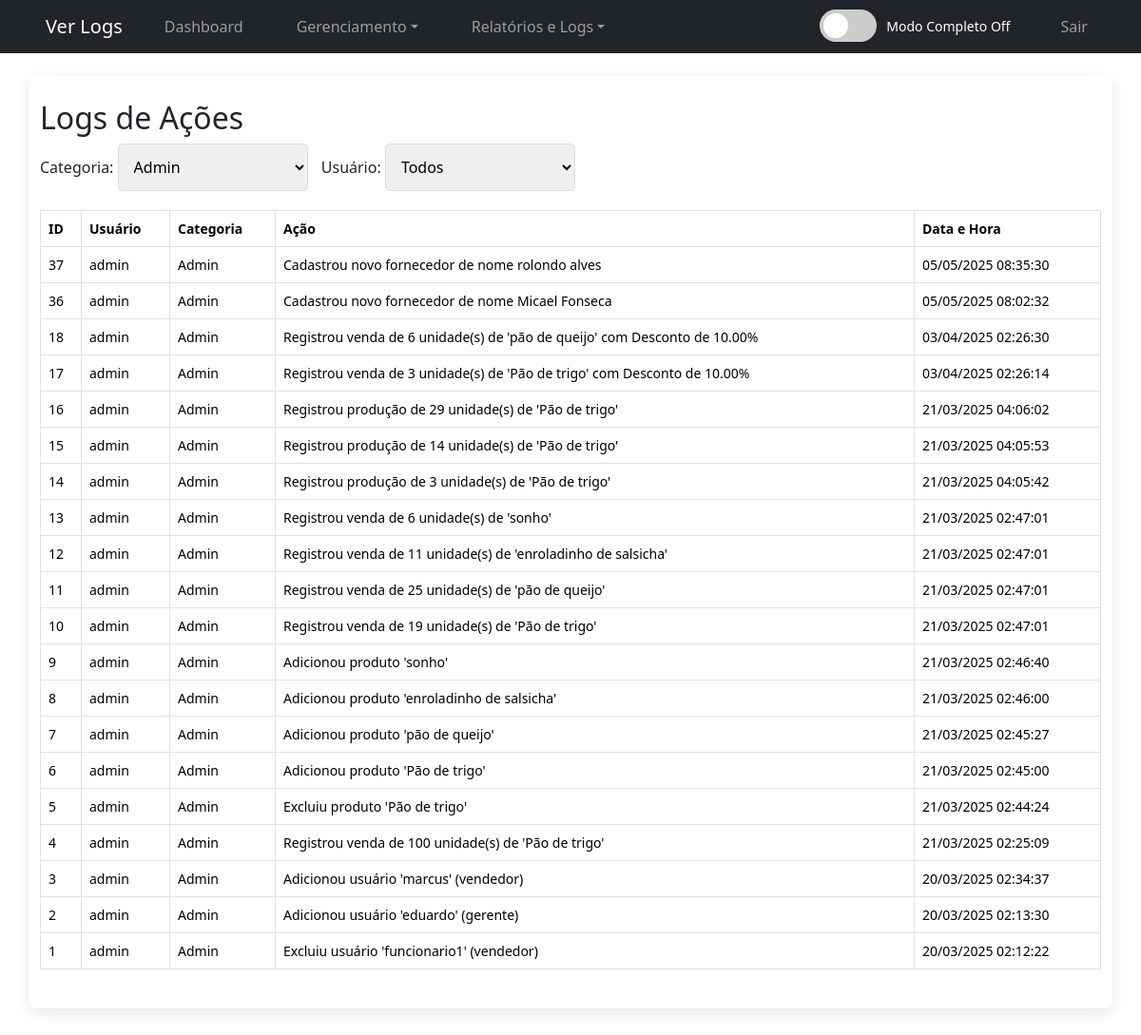
/ver_logs.php?categoria=admin (signed in), run on an earlier commit of the app's database.
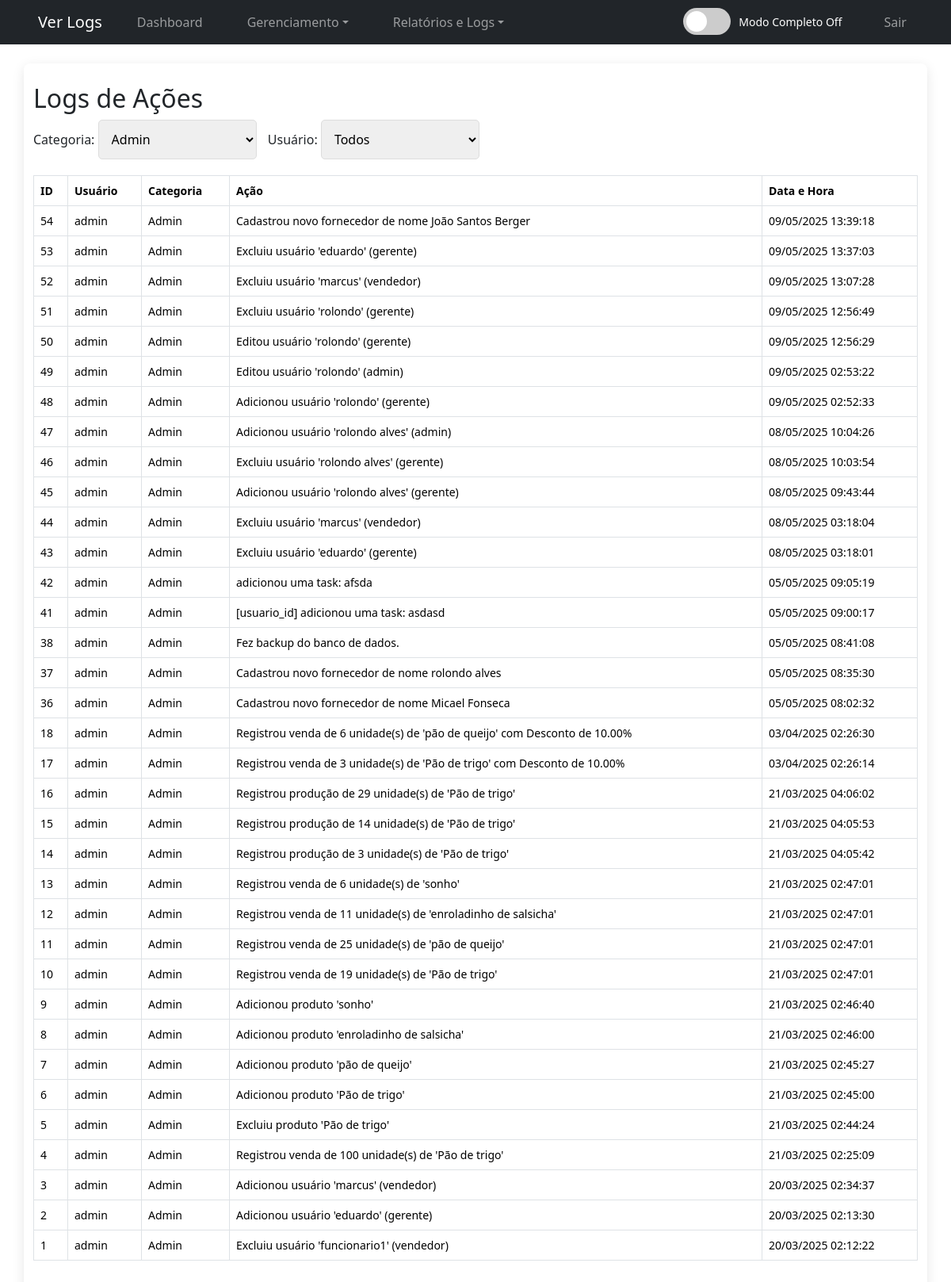
And on a later commit of the database.
### tables this page shows
CREATE TABLE `logs` (
  `id` int(11) NOT NULL AUTO_INCREMENT,
  `usuario_id` int(11) DEFAULT NULL,
  `acao` varchar(255) NOT NULL,
  `data_acao` timestamp NOT NULL DEFAULT current_timestamp(),
  PRIMARY KEY (`id`),
  KEY `fk_usuario` (`usuario_id`),
  CONSTRAINT `fk_usuario` FOREIGN KEY (`usuario_id`) REFERENCES `usuarios` (`id`)
);

CREATE TABLE `usuarios` (
  `id` int(11) NOT NULL AUTO_INCREMENT,
  `usuario` varchar(50) NOT NULL,
  `cpf` varchar(14) DEFAULT NULL,
  `email` varchar(100) DEFAULT NULL,
  `perfil` enum('admin','gerente','vendedor') NOT NULL DEFAULT 'vendedor',
  `senha` varchar(255) NOT NULL,
  PRIMARY KEY (`id`),
  UNIQUE KEY `usuario` (`usuario`),
  UNIQUE KEY `cpf` (`cpf`),
  UNIQUE KEY `email` (`email`)
);

### ver_logs.php (the view, shortened to what this page needs)
<?php
require_once 'conexao.php';
$categoria = isset($_GET['categoria']) ? $_GET['categoria'] : '';
$usuario_id = isset($_GET['usuario_id']) ? $_GET['usuario_id'] : '';
$categorias = ['admin', 'gerente', 'vendedor'];
$sql = "SELECT l.id, l.usuario_id, u.usuario, u.perfil, l.acao, l.data_acao
        FROM logs l
        LEFT JOIN usuarios u ON l.usuario_id = u.id
        WHERE 1=1";
$params = [];
$types = "";
if (!empty($categoria)) {
    $sql .= " AND u.perfil = ?";
    $params[] = $categoria;
    $types .= "s";
}
$sql .= " ORDER BY l.data_acao DESC";
$stmt = $conexao->prepare($sql);
if (!empty($params)) {
    $stmt->bind_param($types, ...$params);
}
$stmt->execute();
$resultado = $stmt->get_result();
$logs = $resultado->fetch_all(MYSQLI_ASSOC);
?>
<!DOCTYPE html>
<html lang="pt-BR">
<head>
    <link rel="stylesheet" href="style.css">
    <link href="https://cdn.jsdelivr.net/npm/bootstrap@5.3.3/dist/css/bootstrap.min.css" rel="stylesheet">
</head>
<body>
    <?php include 'navbar.php'; ?>
    <div class="container mt-4">
        <h2>Logs de Ações</h2>
        <div class="filter-group">
            <form method="GET" action="ver_logs.php">
                <label for="categoria">Categoria:</label>
                <select id="categoria" name="categoria" onchange="this.form.submit()">
                    <?php foreach ($categorias as $cat): ?>
                        <option value="<?php echo $cat; ?>" <?php echo $categoria === $cat ? 'selected' : ''; ?>>
                            <?php echo ucfirst($cat); ?>
                        </option>
                    <?php endforeach; ?>
                </select>
                <?php if (!empty($categoria)): ?>
                    <label for="usuario_id">Usuário:</label>
                    <select id="usuario_id" name="usuario_id" onchange="this.form.submit()">
                        <option value="todos" <?php echo $usuario_id === 'todos' ? 'selected' : ''; ?>>Todos</option>
                    </select>
                <?php endif; ?>
            </form>
        </div>
        <?php if (empty($logs)): ?>
            <p>Nenhum log registrado ainda.</p>
        <?php else: ?>
            <table class="table table-bordered">
                <thead>
                    <tr>
                        <th>ID</th>
                        <th>Usuário</th>
                        <th>Categoria</th>
                        <th>Ação</th>
                        <th>Data e Hora</th>
                    </tr>
                </thead>
                <tbody>
                    <?php foreach ($logs as $log): ?>
                        <tr>
                            <td><?php echo htmlspecialchars($log['id']); ?></td>
                            <td><?php echo htmlspecialchars($log['usuario'] ?? 'Usuário Desconhecido'); ?></td>
                            <td><?php echo htmlspecialchars(ucfirst($log['perfil'] ?? 'Desconhecido')); ?></td>
                            <td><?php echo htmlspecialchars($log['acao']); ?></td>
                            <td><?php echo date('d/m/Y H:i:s', strtotime($log['data_acao'])); ?></td>
                        </tr>
                    <?php endforeach; ?>
                </tbody>
            </table>
        <?php endif; ?>
    </div>
</body>
</html>

### navbar.php (shortened to what this page needs)
<!DOCTYPE html>
<html lang="pt-BR">
<head>
    <link href="https://cdn.jsdelivr.net/npm/bootstrap@5.3.3/dist/css/bootstrap.min.css" rel="stylesheet">
</head>
<body>
    <nav class="navbar navbar-expand-lg navbar-dark bg-dark">
        <div class="container-fluid">
            <?php
            $current_page = basename($_SERVER['PHP_SELF']);
            $title = "Gestão de Estoque - Panificadora";
            if ($current_page !== 'controle_estoque.php') {
                $page_titles = [
                    'registrar_venda.php' => 'Registrar Venda',
                    'listar_produtos.php' => 'Listar Produtos',
                    'adicionar_produto.php' => 'Adicionar Produto',
                    'planejamento_producao.php' => 'Planejamento de Produção',
                    'gerenciar_promocoes.php' => 'Gerenciar Promoções',
                    'gerenciar_fornecedores.php' => 'Gerenciar Fornecedores',
                    'gerenciar_usuarios.php' => 'Gerenciar Usuários',
                    'gerenciar_backups.php' => 'Gerenciar Backups',
                    'relatorios.php' => 'Relatórios',
                    'receitas.php' => 'Receitas',
                    'desperdicio.php' => 'Desperdício',
                    'historico_precos.php' => 'Histórico de Preços',
                    'ver_logs.php' => 'Ver Logs',
                    'exportar_dados.php' => 'Exportar Dados',
                    'pedido_personalizado.php' => 'Pedido Personalizado',
                    'pedidos_fornecedores.php' => 'Pedidos a Fornecedores',
                    'produtos_por_fornecedor.php' => 'Produtos por Fornecedor',
                ];
                $title = isset($page_titles[$current_page]) ? $page_titles[$current_page] : $title;
            }
            ?>
            <a class="navbar-brand" href="controle_estoque.php"><?php echo htmlspecialchars($title); ?></a>
            <div class="collapse navbar-collapse" id="navbarNav">
                <ul class="navbar-nav me-auto">
                    <li class="nav-item">
                        <a class="nav-link" href="controle_estoque.php">Dashboard</a>
                    </li>
                    <?php if ($_SESSION['perfil'] === 'vendedor'): ?>
                        <li class="nav-item">
                            <a class="nav-link" href="registrar_venda.php">Registrar Venda</a>
                        </li>
                        <li class="nav-item">
                            <a class="nav-link" href="listar_produtos.php">Listar Produtos</a>
                        </li>
                        <li class="nav-item">
                            <a class="nav-link" href="pedido_personalizado.php">Pedido Personalizado</a>
                        </li>
                    <?php elseif ($_SESSION['perfil'] === 'admin'): ?>
                        <li class="nav-item dropdown">
                            <a class="nav-link dropdown-toggle" href="#" id="gerenciamentoDropdown">Gerenciamento</a>
                        </li>
                        <li class="nav-item dropdown">
                            <a class="nav-link dropdown-toggle" href="#" id="relatoriosDropdown">Relatórios e Logs</a>
                        </li>
                    <?php endif; ?>
                </ul>
                <ul class="navbar-nav ms-auto">
                    <?php if ($_SESSION['perfil'] === 'admin'): ?>
                        <div class="switch-container">
                            <label class="switch">
                                <span class="slider"></span>
                            </label>
                            <span class="switch-label" id="modeLabel">Modo Completo Off</span>
                        </div>
                    <?php endif; ?>
                    <li class="nav-item">
                        <a class="nav-link" href="logout.php">Sair</a>
                    </li>
                </ul>
            </div>
        </div>
    </nav>
</body>
</html>

### style.css (style rules this page uses)
* { margin: 0; padding: 0; box-sizing: border-box; }
body { font-family: 'Segoe UI', Arial, sans-serif; background-color: #f5f6fa; color: #333; line-height: 1.6; }
nav a { color: #ecf0f1; margin: 0 20px; text-decoration: none; font-size: 16px; transition: color 0.3s ease; }
.container { width: 70%; max-width: 900px; margin: 40px auto; background-color: white; padding: 25px; box-shadow: 0 4px 15px rgba(0,0,0,0.1); border-radius: 8px; }
h2 { color: #2c3e50; margin-bottom: 20px; font-size: 24px; }
input, select, textarea, button { width: 100%; padding: 12px; margin: 10px 0; border-radius: 5px; border: 1px solid #ddd; font-size: 15px; transition: border-color 0.3s ease; }
table { width: 100%; border-collapse: collapse; margin-top: 20px; font-size: 14px; }
th, td { padding: 12px 15px; border: 1px solid #ddd; text-align: left; }
th { background-color: #2c3e50; color: white; font-weight: bold; }
tr:nth-child(even) { background-color: #f9f9f9; }

### ver_logs.php (style rules this page uses)
.filter-group { margin-bottom: 20px; }
.filter-group select { width: 200px; margin-right: 10px; }
table { width: 100%; border-collapse: collapse; }
th, td { padding: 10px; border: 1px solid #ddd; text-align: left; }
th { background-color: #f2f2f2; }

### navbar.php (style rules this page uses)
.navbar .dropdown { position: relative; }
.navbar .dropdown-toggle::after { pointer-events: none; }
.navbar { padding: 8px 16px; }
.switch-container { display: flex; align-items: center; gap: 10px; position: relative; top: -1px; right: 25px; margin-left: auto; }
.switch { position: relative; display: inline-block; width: 60px; height: 34px; }
.slider { position: absolute; cursor: pointer; top: 0; left: 0; right: 0; bottom: 0; background-color: #ccc; transition: 0.4s; border-radius: 34px; }
.slider:before { position: absolute; content: ""; height: 26px; width: 26px; left: 4px; bottom: 4px; background-color: white; transition: 0.4s; border-radius: 50%; }
.switch-label { color: #fff; font-size: 14px; }

What changed in the data, as far as the page shows it:
added logs: id "54", usuario.usuario "admin", usuario.perfil "Admin", acao "Cadastrou novo fornecedor de nome João Santos Berger", data_acao "09/05/2025 13:39:18"
added logs: id "53", usuario.usuario "admin", usuario.perfil "Admin", acao "Excluiu usuário 'eduardo' (gerente)", data_acao "09/05/2025 13:37:03"
added logs: id "52", usuario.usuario "admin", usuario.perfil "Admin", acao "Excluiu usuário 'marcus' (vendedor)", data_acao "09/05/2025 13:07:28"
added logs: id "51", usuario.usuario "admin", usuario.perfil "Admin", acao "Excluiu usuário 'rolondo' (gerente)", data_acao "09/05/2025 12:56:49"
added logs: id "50", usuario.usuario "admin", usuario.perfil "Admin", acao "Editou usuário 'rolondo' (gerente)", data_acao "09/05/2025 12:56:29"
added logs: id "49", usuario.usuario "admin", usuario.perfil "Admin", acao "Editou usuário 'rolondo' (admin)", data_acao "09/05/2025 02:53:22"
added logs: id "48", usuario.usuario "admin", usuario.perfil "Admin", acao "Adicionou usuário 'rolondo' (gerente)", data_acao "09/05/2025 02:52:33"
added logs: id "47", usuario.usuario "admin", usuario.perfil "Admin", acao "Adicionou usuário 'rolondo alves' (admin)", data_acao "08/05/2025 10:04:26"
added logs: id "46", usuario.usuario "admin", usuario.perfil "Admin", acao "Excluiu usuário 'rolondo alves' (gerente)", data_acao "08/05/2025 10:03:54"
added logs: id "45", usuario.usuario "admin", usuario.perfil "Admin", acao "Adicionou usuário 'rolondo alves' (gerente)", data_acao "08/05/2025 09:43:44"
added logs: id "44", usuario.usuario "admin", usuario.perfil "Admin", acao "Excluiu usuário 'marcus' (vendedor)", data_acao "08/05/2025 03:18:04"
added logs: id "43", usuario.usuario "admin", usuario.perfil "Admin", acao "Excluiu usuário 'eduardo' (gerente)", data_acao "08/05/2025 03:18:01"
added logs: id "42", usuario.usuario "admin", usuario.perfil "Admin", acao "adicionou uma task: afsda", data_acao "05/05/2025 09:05:19"
added logs: id "41", usuario.usuario "admin", usuario.perfil "Admin", acao "[usuario_id] adicionou uma task: asdasd", data_acao "05/05/2025 09:00:17"
added logs: id "38", usuario.usuario "admin", usuario.perfil "Admin", acao "Fez backup do banco de dados.", data_acao "05/05/2025 08:41:08"
